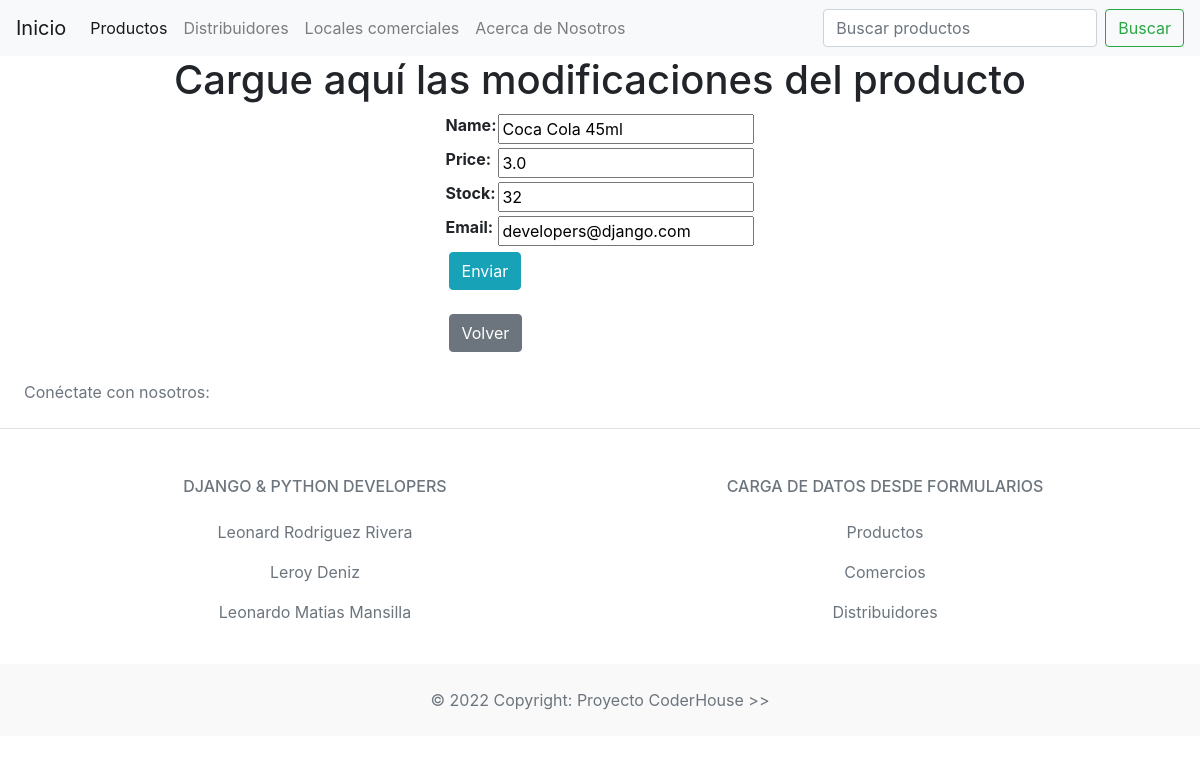
The page /products/update-product/4/ on the database as committed earlier.
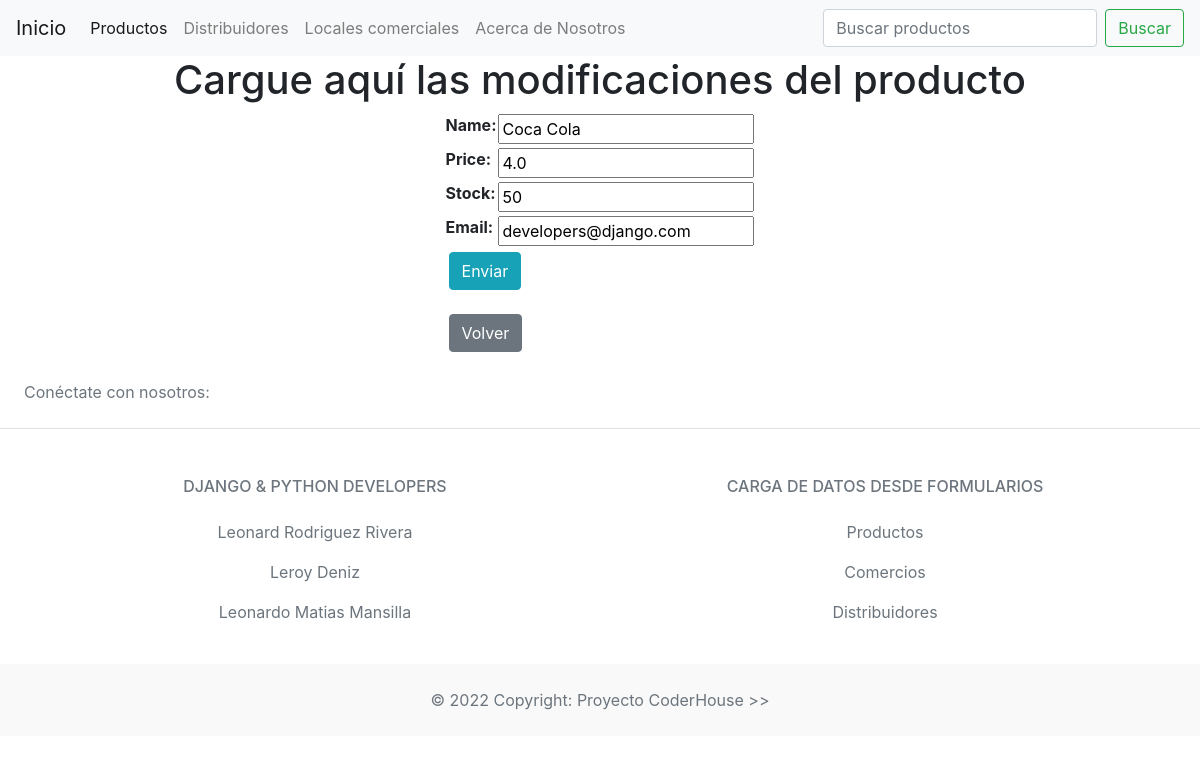
The same page on the database as committed later.
### products/models.py (models this page shows)
class Products(models.Model):
    name = models.CharField(max_length=40)
    price = models.FloatField(max_length=40)
    creation_date = models.DateField(auto_now_add=True, null=True, blank=True)
    stock = models.IntegerField()
    email = models.EmailField()

### products/views.py (the view)
# urls.py: path('update-product/<int:pk>/', update_product, name= 'update_product'),
def update_product(request, pk):
    if request.method == 'POST':
        form = Formulario_productos(request.POST)
        if form.is_valid():
            product = Products.objects.get(id=pk)
            product.name = form.cleaned_data['name']
            product.price = form.cleaned_data['price']
            product.stock = form.cleaned_data['stock']
            product.email = form.cleaned_data['email']
            product.save()
            return redirect(products)
    elif request.method == 'GET':
        product = Products.objects.get(id=pk)
        form = Formulario_productos(initial= {
            'name': product.name,
            'price': product.price,
            'stock': product.stock,
            'email': product.email
        })
        context = {'form': form}
        return render(request, 'update_product.html', context=context)

### products/forms.py
class Formulario_productos(forms.Form):
    name = forms.CharField()
    price = forms.FloatField()
    stock = forms.IntegerField()
    email = forms.EmailField()

### templates/update_product.html (shortened to what this page needs)
{% extends "base/base.html"%}
  {% block dynamic_content %}
  <h1 class="row justify-content-center">
    Cargue aquí las modificaciones del producto
  </h1>
  <div class="row justify-content-center">
    <form action="" method="POST">
      <table>
        {{form.as_table}}
      </table>
      <p><input type="submit" class="btn btn-info m-1" value="Enviar" /></p>
      <a href="/products/products/" class="btn btn-secondary m-1">Volver</a>
    </form>
  </div>
  {% endblock %}

Rows that differ between the two databases and show on the page:
changed Products "developers@django.com": name "Coca Cola 45ml" → "Coca Cola"; price "3.0" → "4.0"; stock "32" → "50"
